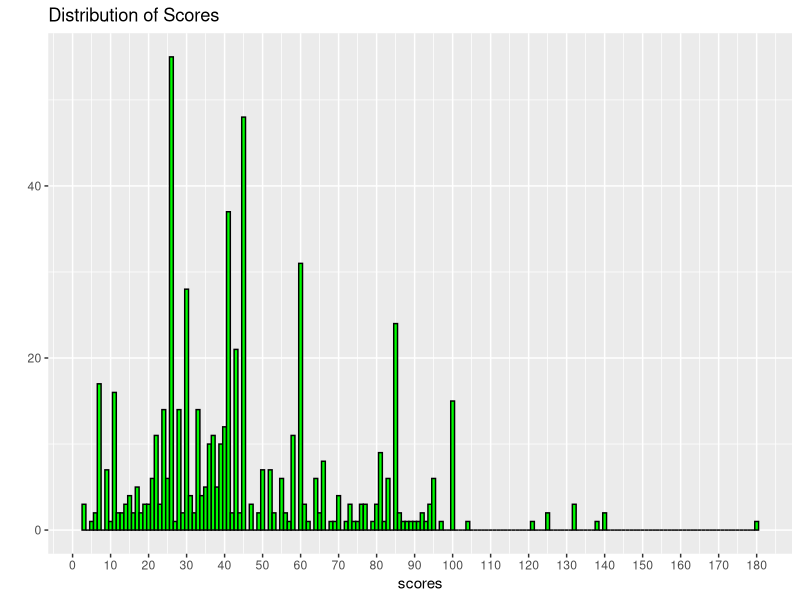
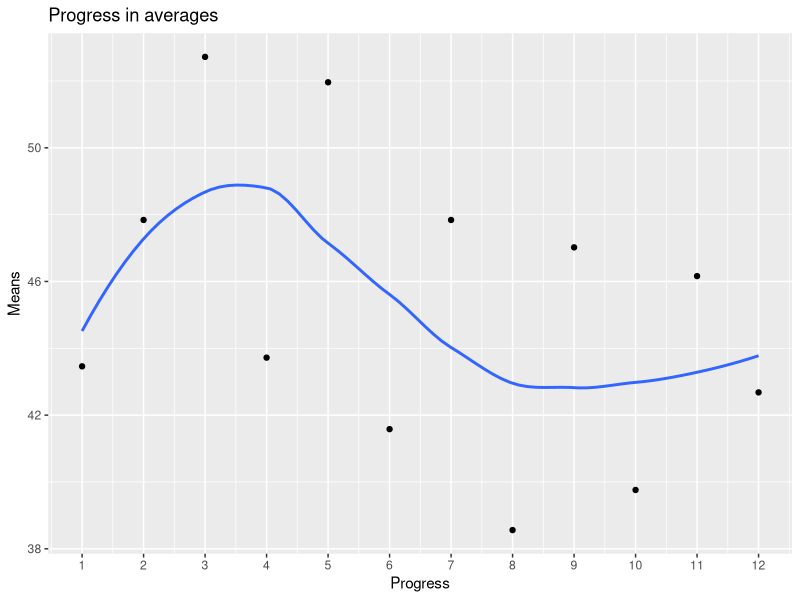
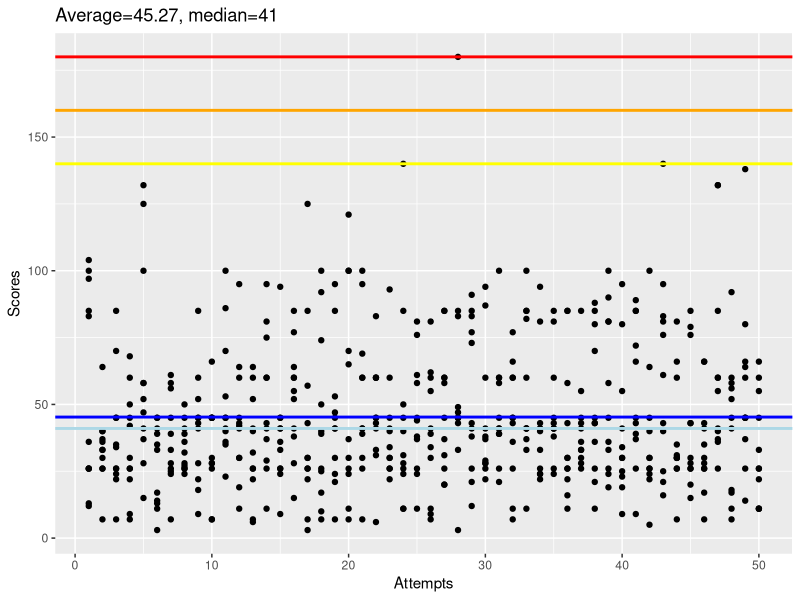

Write the R code that produced these figures, in order.
library(ggplot2)
#Scores1 28NOV16
scores1 <- c(26,33,85,60,41,35,7,26,52,45,53,45,26,43,41,55,30,40,41,121,39,43,30,40,44,60,26,3,12,26,41,45,11,81,41,85,45,43,100,34,72,30,43,66,26,28,36,41,66,11)
#Scores2 16JAN17
scores2 <- c(41,30,33,25,100,23,40,9,50,100,43,45,60,49,85,83,58,17,45,65,50,30,24,52,86,58,28,41,52,100,45,30,45,73,73,25,100,14,50,26,85,45,26,44,21,15,39,45,43,26)
#Scores3 23JAN17
scores3 <- c(85,40,70,9,58,45,26,45,85,7,23,30,22,41,45,28,26,100,95,100,41,45,26,26,81,30,31,180,85,41,60,66,100,26,81,16,33,70,24,30,45,45,140,81,30,41,60,17,60,45)
#Scores4 01FEB17
scores4 <- c(97,36,26,30,28,11,39,26,22,45,86,30,41,37,9,85,85,39,53,70,95,33,26,11,26,34,20,49,41,94,45,60,41,22,60,30,43,45,36,95,39,26,95,7,28,66,26,7,80,11)
#Scores5 06FEB17
scores5 <- c(100,37,45,68,132,41,58,32,41,28,36,95,60,60,36,38,7,92,21,100,26,83,60,28,45,55,45,47,77,60,100,7,85,41,45,43,36,26,19,25,66,64,76,26,76,26,55,58,45,26)
#Scores6 15FEB17
scores6 <- c(36,30,22,22,100,13,24,28,28,45,100,11,32,26,26,64,26,50,30,11,100,6,45,31,11,41,60,85,43,22,26,77,41,40,41,30,26,21,81,55,85,24,21,30,85,26,60,18,64,60)
#Scores7 20FEB17
scores7 <- c(26,64,35,26,47,45,28,24,60,30,40,60,7,60,41,15,30,7,85,65,69,45,34,140,38,81,37,33,73,38,58,60,41,33,41,85,41,80,81,30,85,100,61,30,43,30,40,11,37,22)
#Scores8 22FEB17
scores8 <- c(83,33,34,26,52,3,56,36,43,26,70,64,6,81,33,52,3,25,24,30,7,60,40,11,76,11,60,45,91,28,21,26,82,24,85,11,30,11,33,80,43,26,40,26,20,43,37,56,14,11)
#Scores9 28FEB17
scores9 <- c(13,26,45,7,37,17,25,27,45,45,41,19,26,95,45,60,22,26,7,37,30,60,41,85,58,9,85,45,26,87,39,45,60,24,26,58,85,85,90,23,9,40,81,60,15,35,132,60,138,55)
#Scores10 05MAR17
scores10 <- c(12,7,24,45,125,33,61,50,9,66,45,42,64,11,26,41,57,74,47,24,41,41,30,50,24,62,20,83,21,28,39,11,37,94,24,26,28,36,26,9,26,22,83,30,79,17,41,45,26,26)
#Scores11 06MAR17
scores11 <- c(104,26,26,50,15,14,33,39,18,7,35,43,40,29,94,60,125,10,45,7,60,60,22,45,37,39,85,43,38,37,41,43,33,41,38,26,33,88,58,19,89,30,25,31,26,66,132,92,45,66)
#Scores12 06MAR17
scores12 <- c(26,40,7,42,58,39,45,41,45,28,45,41,52,75,24,77,43,17,41,26,60,31,93,24,61,7,58,45,83,29,60,36,85,43,43,22,55,43,45,41,37,5,16,35,43,7,85,52,45,33)

ScoreTable <- data.frame(1:50,scores1,scores2,scores3,scores4,scores5,scores6,scores7,
                         scores8,scores9,scores10,scores11,scores12)
colnames(ScoreTable)[1] <- 'Attempts'

scores <- NULL
for(i in 2:length(ScoreTable[1,])){scores <- append(scores,ScoreTable[,i],length(scores))}

listofmeans <- NULL
for(i in 1:length(ScoreTable[1,])-1){listofmeans[i] <- mean(ScoreTable[,i+1])}

#Score distribution
qplot(x=scores,binwidth=1,fill=I('green'),col=I('black'),main = 'Distribution of Scores')+
  scale_x_continuous(breaks=seq(0,180,10))

#Running averages
qplot(x=seq_along(listofmeans),y=listofmeans,geom=c('point','smooth'),
      se=F,xlab='Progress',ylab='Means',main = 'Progress in averages')+
  scale_x_continuous(breaks=seq(0,length(listofmeans),1))

#Overall scores
gg <- ggplot(ScoreTable,aes(Attempts))
gg <- gg + ggtitle(paste('Average=',round(mean(scores),2),', median=',median(scores),sep=''))
gg <- gg + geom_point(aes(y=ScoreTable[,2]))
for(i in 3:(length(scores)/50)+1){gg <- gg + geom_point(y=ScoreTable[,i])}
gg <- gg + geom_hline(color='blue',yintercept=mean(scores),size=1)
gg <- gg + geom_hline(color='lightblue',yintercept=median(scores),size=1)
gg <- gg + geom_hline(color='yellow',yintercept=140,size=1)
gg <- gg + geom_hline(color='orange',yintercept=160,size=1)
gg <- gg + geom_hline(color='red',yintercept=180,size=1)
gg <- gg + labs(y='Scores')
gg
